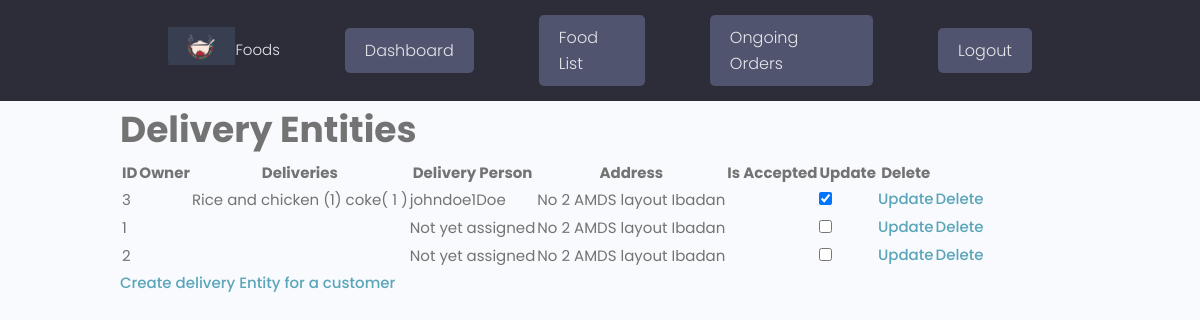
Screenshot of /admin_order_management (signed in) with the database file from the repository.
### Orders/models.py (models this page shows, shortened)
class DeliveryEntity(models.Model):
    food_cart = models.ForeignKey(FoodCart, on_delete=models.CASCADE, blank=True, null=True)
    session_id = models.CharField(max_length=500, blank=True,null=True)
    phone_number = models.CharField(max_length=20, null=True, blank=True)
    owner = models.ForeignKey(Customer, on_delete=models.CASCADE, null=True, blank=True)
    delivery_person = models.ForeignKey(DeliveryPerson, on_delete=models.SET_NULL, null=True, blank=True)
    address = models.CharField(max_length=500)
    is_active = models.BooleanField(default=True)
    ongoing_status = models.BooleanField(default=False)
    is_accepted = models.BooleanField(default=False)
    accept_delivery = models.BooleanField(default=False)
    created = models.DateField(auto_now_add=True, null=True, blank=True)
    updated = models.DateField(auto_now=True, null=True, blank=True)
    objects = models.Manager()
    active_objects = IsActiveManager()
    class Meta:
        ordering = ['-created']

class OrderedFood(models.Model):
    user = models.ForeignKey(Customer, on_delete=models.CASCADE, blank=True, null=True)
    session_id = models.CharField(max_length=500, blank=True, null=True)
    food = models.ForeignKey(Food, on_delete=models.CASCADE)
    optional_items = models.ManyToManyField(OptionalItem, through='OrderedOptionalItem')
    food_quantity = models.IntegerField(default=1, blank=True, null=True)
    created = models.DateField(auto_now_add=True, null=True, blank=True)
    updated = models.DateField(auto_now=True, null=True, blank=True)
    def get_ordered_optional_items(self):
        return self.orderedoptionalitem_set.all()
    def __str__(self):
        return f'{self.food}'

class Food(models.Model):
    name = models.CharField(max_length=225)
    description = models.TextField()
    tags = models.ManyToManyField(Tag)
    price = models.FloatField(default=0.00)
    optional_items = models.ManyToManyField('OptionalItem', related_name='foods')
    picture = models.ImageField(upload_to='media')
    is_active = models.BooleanField(default=True)
    objects = models.Manager()
    active_objects = IsActiveManager()
    def __str__(self):
        return self.name

class OrderedOptionalItem(models.Model):
    ordered_food = models.ForeignKey(OrderedFood, on_delete=models.CASCADE)
    optional_item = models.ForeignKey(OptionalItem, on_delete=models.CASCADE)
    quantity = models.IntegerField(default=1)
    created = models.DateField(auto_now_add=True, null=True, blank=True)
    updated = models.DateField(auto_now=True, null=True, blank=True)

class OptionalItem(models.Model):
    name = models.CharField(max_length=225)
    picture = models.ImageField(upload_to='media', blank=True, null=True)
    price = models.FloatField(default=0.00)
    def __str__(self):
        return self.name

### accounts/models.py (models this page shows, shortened)
class DeliveryPerson(models.Model):
    user = models.OneToOneField(CustomUser, on_delete=models.CASCADE)
    is_accepted=models.BooleanField(default=False)
    is_available=models.BooleanField(default=True)
    ride_number = models.CharField(max_length=20)

class CustomUser(AbstractUser):
    first_name = models.CharField(max_length=200)
    last_name = models.CharField(max_length=200)
    username = models.CharField(max_length=200, unique=True)
    email = models.EmailField()
    address = models.CharField(max_length=200, blank=True, null=True)
    phone_number = models.CharField(max_length=200, null=True, blank=True)

### Orders/views.py (the view, shortened to what this page needs)
# urls.py: path('admin_order_management', views.AdminOrderManagementView.as_view(), name='admin_order_management'),
class AdminOrderManagementView(AdminRequiredMixin, generic.ListView):
    model = DeliveryEntity
    context_object_name = 'delivery_entity_list'
    template_name = 'orders/order_management_list.html'

### Orders/context_processors.py (called while the page is built)
def food_cart_items_count(request):
    cart_total = 0
    if request.user.is_authenticated:
        selected_cart = FoodCart.objects.filter(user=request.user.customer, is_checked_out=False).first()
        if selected_cart is not None:
            cart_total = selected_cart.ordered_food.count()
    else:
        session_id = request.session.session_key
        selected_cart = FoodCart.objects.filter(session_id=session_id, is_checked_out=False).first()
        if selected_cart is not None:
            cart_total = selected_cart.ordered_food.count()
    return {"cart_total": cart_total}

### Orders/views.py (called while the page is built)
    def test_func(self):
        return self.request.user.is_superuser

### Orders/templates/orders/order_management_list.html (shortened to what this page needs)
{% extends 'main.html' %}
{% block content %}
<div class="container mt-4">
  <h2>Delivery Entities</h2>
  <form method="POST" action="">
  <table class="table">
    <thead>
      <tr>
        <th>ID</th>
        <th>Owner</th>
        <th>Deliveries</th>
        <th>Delivery Person</th>
        <th>Address</th>
        <th>Is Accepted</th>
        <th>Update</th>
        <th>Delete</th>
      </tr>
    </thead>
    <tbody>
      {% for delivery_entity in delivery_entity_list %}
      <tr>
        <td>{{ delivery_entity.id }}</td>
          <td>{{delivery_entity.owner.user.first_name}}</td>
       <td>
         {% for food in delivery_entity.food_cart.ordered_food.all %}
        {{food}} ({{food.food_quantity}})
          {% for food in food.get_ordered_optional_items %}
           {% if food.quantity > 0 %}
        {{food.optional_item}}( {{food.quantity}} )
           {% endif %}
          {% endfor %}
        {% endfor %}
       </td>
        <td>{% if delivery_entity.delivery_person %}{{ delivery_entity.delivery_person.user.username }}{{ delivery_entity.delivery_person.user.last_name }}{% else %}Not yet assigned{% endif %}</td>
        <td>{{ delivery_entity.address }}</td>
        <td>
          <td>
              <input type="checkbox" name="delivery_entity_id" value="{{ delivery_entity.id }}"
                {% if delivery_entity.is_accepted %}checked{% endif %} onchange="this.form.submit()">
            </td>
        </td>
        <td><a href="{% url 'delivery-update' delivery_entity.id %}">Update</a></td>
        <td><a href="{% url 'delivery-delete' delivery_entity.id %}">Delete</a></td>
      </tr>
      {% endfor %}
    </tbody>
  </table>
  </form>
  <a href="{% url 'create_delivery_entity' %}">Create delivery Entity for a customer</a>
</div>
{% endblock %}

### static/styles/app.css (style rules this page uses)
:root { --color-sub: #2d2d39; }

### static/uikit/styles/modules/_variables.css (style rules this page uses)
:root { --color-main: #5aa5b9; --color-main-light: #e6faff; --color-sub: #3f4156; --color-sub-light: #51546e; --color-sub-lighter: #ededfd; --color-text: #737373; --color-gray: #8b8b8b; --color-light: #e5e7eb; --color-light-gray: #767676; --color-bg: #f8fafd; --color-white: #fffefd; --color-white-light: #f3f3f3; --color-success: #359e64; --color-success-bg: #def8e8; --color-error: #fc4b0b; --color-error-bg: #fff2ee; --font-base: 'Poppins', arial, helvetica, 'Segoe UI', roboto, ubuntu, sans-serif; --font-monospace: 'Fira Code', 'Courier New', courier, monospace; --font-regular: 300; --font-medium: 500; --font-bold: 700; --generic-shadow: 1px 1px 5px #00000010; --generic-transition: all 0.3s ease-in-out; }

### static/uikit/styles/modules/_base.css (style rules this page uses)
* { margin: 0; padding: 0; box-sizing: border-box; text-rendering: optimizeLegibility; color: inherit; font-size: inherit; }
html { font-size: 50%; }
@media only screen and (min-width: 480px) { html { font-size: 56.25%; } }
@media only screen and (min-width: 1200px) { html { font-size: 62.5%; } }
body { line-height: 1.6; font-weight: 400; font-size: 1.5rem; color: var(--color-text); background-color: var(--color-bg); min-height: 100vh; }

### static/uikit/styles/modules/_typography.css (style rules this page uses)
* { font-family: var(--font-base); }
h2 { font-size: 3.6rem; font-weight: var(--font-bold); }
a { padding-bottom: 2px; text-decoration: none; display: inline-block; color: var(--color-main); font-weight: var(--font-medium); }

### static/uikit/styles/modules/_utilities.css (style rules this page uses)
.container { width: 92%; max-width: 165rem; margin: 0 auto; box-sizing: border-box; }
@media screen and (min-width: 1000px) { .container { width: 90%; } }
@media screen and (min-width: 1200px) { .container { width: 80%; } }

### rows the page displays
DeliveryEntity: id "3", delivery_person.user.username "johndoe1", delivery_person.user.last_name "Doe", address "No 2 AMDS layout Ibadan", is_accepted "☑"
OrderedFood: food.name "Rice and chicken", food_quantity "1"
OrderedOptionalItem: optional_item "coke", quantity "1"
DeliveryEntity: id "1", shows "Not yet assigned", address "No 2 AMDS layout Ibadan"
DeliveryEntity: id "2", shows "Not yet assigned", address "No 2 AMDS layout Ibadan"
